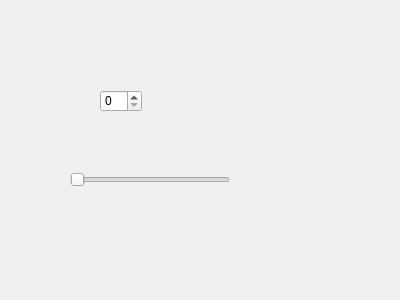
<?xml version="1.0" encoding="UTF-8"?>
<ui version="4.0">
 <class>Widget</class>
 <widget class="QWidget" name="Widget">
  <property name="geometry">
   <rect>
    <x>0</x>
    <y>0</y>
    <width>400</width>
    <height>300</height>
   </rect>
  </property>
  <property name="windowTitle">
   <string>Widget</string>
  </property>
  <widget class="QSpinBox" name="spinBox">
   <property name="geometry">
    <rect>
     <x>100</x>
     <y>90</y>
     <width>42</width>
     <height>22</height>
    </rect>
   </property>
  </widget>
  <widget class="QSlider" name="horizontalSlider">
   <property name="geometry">
    <rect>
     <x>70</x>
     <y>170</y>
     <width>160</width>
     <height>19</height>
    </rect>
   </property>
   <property name="orientation">
    <enum>Qt::Horizontal</enum>
   </property>
  </widget>
 </widget>
 <layoutdefault spacing="6" margin="11"/>
 <resources/>
 <connections/>
</ui>
